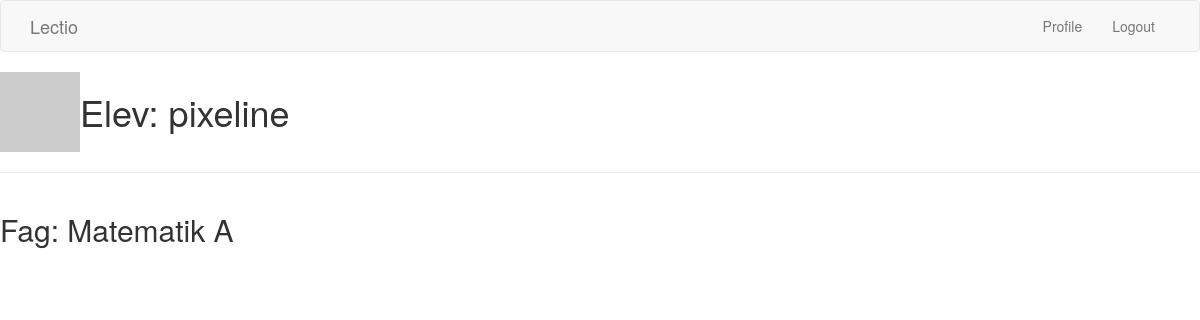
The app's page /user/pixeline (signed in) with its own data.
### app/models.py (models this page shows, shortened)
class Student(UserMixin, db.Model):
    id = db.Column(db.Integer, primary_key=True)
    username = db.Column(db.String(64), index=True, unique=True)
    email = db.Column(db.String(120), index=True, unique=True)
    password_hash = db.Column(db.String(128))
    subjects = db.relationship('Subject', backref='students', lazy='dynamic')
    def avatar(self, size):
        digest = md5(self.email.lower().encode('utf-8')).hexdigest()
        return 'https://www.gravatar.com/avatar/{}?d=identicon&s={}'.format(digest, size)

class Subject(db.Model):
    id = db.Column(db.Integer, primary_key=True, unique=True)
    timestamp = db.Column(db.DateTime, index=True, default=datetime.now())
    description = db.Column(db.String(100), index=True)
    subject_name = db.Column(db.String(102), index=True)
    student_id = db.Column(db.Integer, db.ForeignKey("student.id"))

### app/routes.py (the view)
@app.route('/user/<username>')
@login_required
def user(username):
    user = Student.query.filter_by(username=username).first_or_404()
    subject = Subject.query.get(1)
    subjects = [{'Eleven': Student.username, 'Fag': Subject.subject_name}]
    return render_template('user.html', user=user, subjects=subject)

### app/__init__.py (called while the page is built)
@login.user_loader
def load_user(id):
    return Student.query.get(int(id))

### app/templates/user.html
{% extends "base.html" %}
{% block content %}
    <table>
        <tr valign="top">
            <td><img src="{{ user.avatar(128) }}"></td>
            <td><h1>Elev: {{ user.username }}</h1></td>
        </tr>
    </table>
    <hr>
    <table>
        <tr valign="top">
            <td><h2>Fag: {{ subjects.subject_name }} {{ subjects.description }}</h2></td>
        </tr>
    </table>
{% endblock %}

### records on screen
Student: username "pixeline"
Subject: subject_name "Matematik", description "A"

### other values on screen
{{ ('Profile') }} "Profile"
{{ ('Logout') }} "Logout"
